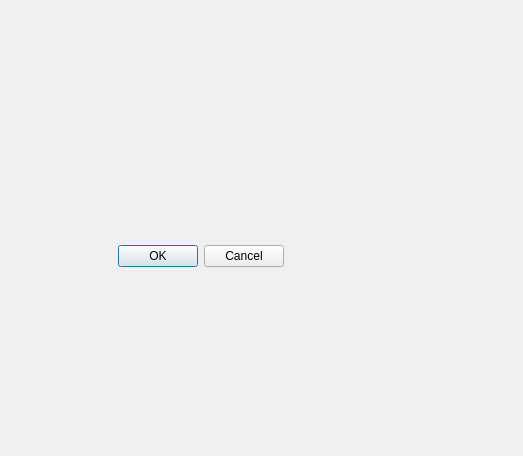
<?xml version="1.0" encoding="UTF-8"?>
<ui version="4.0">
 <class>Anapencere</class>
 <widget class="QDialog" name="Anapencere">
  <property name="geometry">
   <rect>
    <x>0</x>
    <y>0</y>
    <width>523</width>
    <height>456</height>
   </rect>
  </property>
  <property name="windowTitle">
   <string>Dialog</string>
  </property>
  <widget class="QDialogButtonBox" name="tamambutonu">
   <property name="geometry">
    <rect>
     <x>30</x>
     <y>240</y>
     <width>341</width>
     <height>32</height>
    </rect>
   </property>
   <property name="orientation">
    <enum>Qt::Horizontal</enum>
   </property>
   <property name="standardButtons">
    <set>QDialogButtonBox::Cancel|QDialogButtonBox::Ok</set>
   </property>
   <property name="centerButtons">
    <bool>true</bool>
   </property>
  </widget>
 </widget>
 <resources/>
 <connections>
  <connection>
   <sender>tamambutonu</sender>
   <signal>accepted()</signal>
   <receiver>Anapencere</receiver>
   <slot>accept()</slot>
   <hints>
    <hint type="sourcelabel">
     <x>248</x>
     <y>254</y>
    </hint>
    <hint type="destinationlabel">
     <x>157</x>
     <y>274</y>
    </hint>
   </hints>
  </connection>
  <connection>
   <sender>tamambutonu</sender>
   <signal>rejected()</signal>
   <receiver>Anapencere</receiver>
   <slot>reject()</slot>
   <hints>
    <hint type="sourcelabel">
     <x>316</x>
     <y>260</y>
    </hint>
    <hint type="destinationlabel">
     <x>286</x>
     <y>274</y>
    </hint>
   </hints>
  </connection>
 </connections>
</ui>
